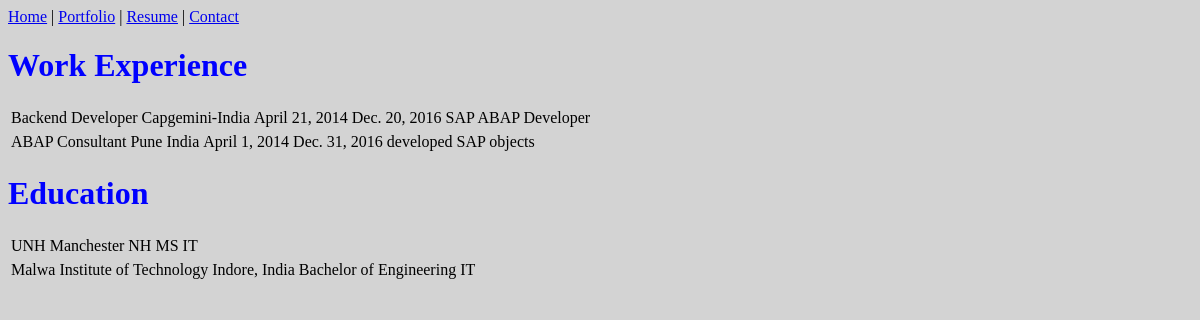
Screenshot of /resume/ with the database file from the repository.
### resume/models.py (models this page shows)
class Experience(models.Model):
    title = models.CharField(max_length=64, null=False, blank=False)
    location = models.CharField(max_length=64, null=False, blank=False)
    start_date = models.DateField()
    end_date = models.DateField()
    description = models.CharField(max_length=255, null=False, blank=True)

class Education(models.Model):
    institution_name = models.CharField(max_length=64, null=False, blank=False)
    location = models.CharField(max_length=64, null=False, blank=False)
    degree = models.CharField(max_length=255, null=False, blank=False)
    major = models.CharField(max_length=255, null=False, blank=False)
    gpa = models.FloatField(null = False, blank = False)

### resume/views.py (the view)
# urls.py: 2. Add a URL to urlpatterns:  path('', views.home, name='home')
def home(request):
    education_qs = Education.objects.all()
    experience_qs = Experience.objects.all()
    context = {'edu': education_qs, 'exp':experience_qs}
    return render(request, 'resume/home.html', context)

### resume/templates/resume/home.html
{% extends 'base.html' %}
{% block content %}
{% if exp %}
<H1 style="color:blue;"> Work Experience </H1>
{% for exp_new in exp %}
<TABLE>
	<TR>
		<TD>{{exp_new.title}}</TD>
		<TD>{{exp_new.location}}</TD>
		<TD>{{exp_new.start_date}}</TD>
		<TD>{{exp_new.end_date}}</TD>
		<TD>{{exp_new.description}}</TD>
	</TR>
</TABLE>
{% endfor %}
{% else %}
<h1>No Data Found! Contact an Admin!</h1>
{% endif %}
{% if edu %}
<H1 style="color:blue;"> Education </H1>
{% for edu_new in edu %}
<TABLE>
	<TR>
		<TD>{{edu_new.institution_name}}</TD>
		<TD>{{edu_new.location}}</TD>
		<TD>{{edu_new.degree}}</TD>
		<TD>{{edu_new.major}}</TD>
		<TD>{{exp_new.gpa}}</TD>
	</TR>
</TABLE>
{% endfor %}
{% else %}
<h1>No Data Found! Contact an Admin!</h1>
{% endif %}
{% endblock %}

### templates/base.html (shortened to what this page needs)
<!DOCTYPE html>
{% load static %}
<html>
  <head>
    <link rel='stylesheet' href="{% static 'css/style.css' %}" />
  </head>
  <body>
      <nav>
        <a href="{% url 'home' %}">Home</a> |
        <a href="{% url 'portfolio' %}">Portfolio</a> |
        <a href="{% url 'resume:home' %}">Resume</a> |
        <a href="{% url 'contact' %}">Contact</a>
      </nav>
      {% block content %}
      {% endblock %}
  </body>
</html>

### static/css/style.css (style rules this page uses)
body { background-color: lightgray; }

### rows the page displays
Experience: title "Backend Developer", location "Capgemini-India", start_date "April 21, 2014", end_date "Dec. 20, 2016", description "SAP ABAP Developer"
Experience: title "ABAP Consultant", location "Pune India", start_date "April 1, 2014", end_date "Dec. 31, 2016", description "developed SAP objects"
Education: institution_name "UNH", location "Manchester NH", degree "MS", major "IT"
Education: institution_name "Malwa Institute of Technology", location "Indore, India", degree "Bachelor of Engineering", major "IT"
